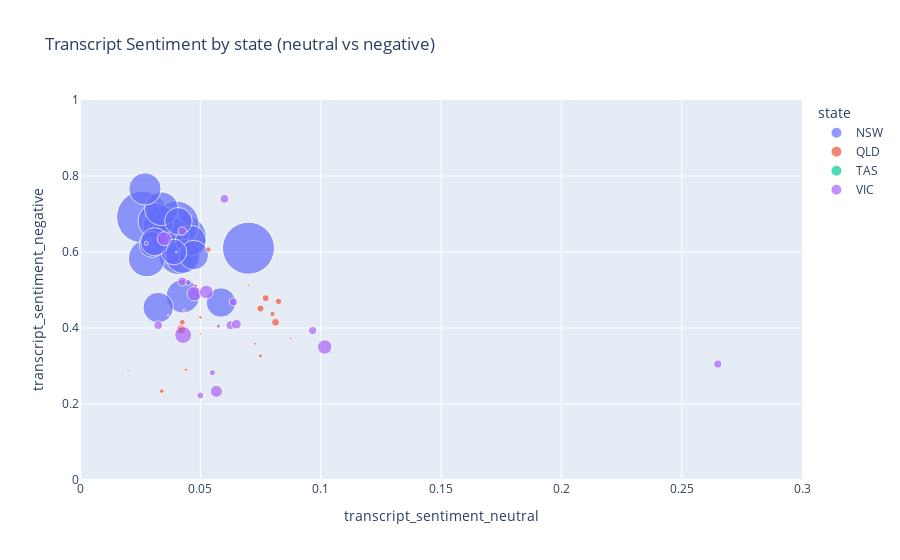

Notebook code cell kept with this figure:
### Code cell
fig = px.scatter(data, x = "transcript_sentiment_neutral", y = 'transcript_sentiment_negative', 
                 color = "state", size = "daily_newcase", size_max = 50, range_x=[0.0, 0.3], range_y=[0.0, 1.0],
                title = "Transcript Sentiment by state (neutral vs negative)")
fig.show()

### Figure 1 — Plotly figure (JSON) as saved in the notebook; plotly's stock layout.template omitted (floating-point values rounded to 4 significant figures)
{"data": [{"hovertemplate": "state=NSW<br>transcript_sentiment_neutral=%{x}<br>transcript_sentiment_negative=%{y}<br>daily_newcase=%{marker.size}<extra></extra>", "legendgroup": "NSW", "marker": {"color": "#636efa", "size": [1487, 1534, 1432, 1288, 1118, 1168, 1293, 1221, 1036, 885, 1034, 921, 755, 818, 830, 832, 646, 684, 634, 454, 480, 417, 467, 391, 347, 344, 360, 285, 268, 321, 291, 268, 234, 202, 209, 241], "sizemode": "area", "sizeref": 0.6136, "symbol": "circle"}, "mode": "markers", "name": "NSW", "orientation": "v", "showlegend": true, "type": "scatter", "x": [null, null, null, null, null, null, null, null, null, null, null, null, null, null, 0.026, 0.07, 0.04308, 0.03833, 0.04, 0.03417, 0.04091, 0.02778, 0.03727, 0.03154, 0.03385, 0.04273, 0.04273, 0.0325, 0.05857, 0.027, 0.046, 0.04727, 0.04091, 0.039, 0.03, 0.031], "xaxis": "x", "y": [null, null, null, null, null, null, null, null, null, null, null, null, null, null, 0.692, 0.61, 0.6369, 0.6542, 0.6744, 0.67, 0.5927, 0.5833, 0.6418, 0.6815, 0.7138, 0.4836, 0.5891, 0.4537, 0.4671, 0.766, 0.63, 0.5918, 0.6809, 0.6, 0.62, 0.627], "yaxis": "y"}, {"hovertemplate": "state=QLD<br>transcript_sentiment_neutral=%{x}<br>transcript_sentiment_negative=%{y}<br>daily_newcase=%{marker.size}<extra></extra>", "legendgroup": "QLD", "marker": {"color": "#EF553B", "size": [1, 2, 0, 2, 1, 0, 2, 1, 4, 1, 2, 0, 6, 2, 0, 2, 1, 0, 4, 2, 0, 1, 7, 8, 11, 4, 3, 5, 9, 13, 10, 27, 19, 16, 15, 9], "sizemode": "area", "sizeref": 0.6136, "symbol": "circle"}, "mode": "markers", "name": "QLD", "orientation": "v", "showlegend": true, "type": "scatter", "x": [null, null, null, null, null, null, 0.07, 0.0425, null, 0.048, 0.0875, 0.042, 0.048, 0.04333, 0.08833, 0.05, 0.03667, 0.04, 0.05, 0.02, 0.03286, 0.034, 0.034, 0.042, 0.0425, 0.044, 0.07286, 0.075, 0.08, 0.0825, 0.042, 0.042, 0.08125, 0.075, 0.07714, 0.05333], "xaxis": "x", "y": [null, null, null, null, null, null, 0.5117, 0.2925, null, 0.344, 0.3725, 0.432, 0.51, 0.4467, 0.4167, 0.384, 0.4333, 0.3267, 0.4283, 0.2875, 0.4886, 0.234, 0.234, 0.398, 0.415, 0.29, 0.3586, 0.3267, 0.4371, 0.47, 0.396, 0.396, 0.415, 0.4512, 0.4786, 0.6067], "yaxis": "y"}, {"hovertemplate": "state=TAS<br>transcript_sentiment_neutral=%{x}<br>transcript_sentiment_negative=%{y}<br>daily_newcase=%{marker.size}<extra></extra>", "legendgroup": "TAS", "marker": {"color": "#00cc96", "size": [0, 0, 0, 0, 0, 0, 0, 0, 0, 0, 0, 0, 0, 0, 0, 0, 0, 0, 0, 0, 0, 0, 0, 0, 0, 0, 0, 0, 0, 0, 0, 1, 0, 0, 0, 0], "sizemode": "area", "sizeref": 0.6136, "symbol": "circle"}, "mode": "markers", "name": "TAS", "orientation": "v", "showlegend": true, "type": "scatter", "x": [null, null, null, null, null, null, null, null, null, 0.105, null, null, null, null, null, null, 0.31, null, null, null, null, null, null, 0.09, null, 0.08667, null, 0.065, 0.105, 0.05, 0.07, 0.04, null, null, 0.04, null], "xaxis": "x", "y": [null, null, null, null, null, null, null, null, null, 0.31, null, null, null, null, null, null, 0.3867, null, null, null, null, null, null, 0.33, null, 0.48, null, 0.68, 0.505, 0.815, 0.62, 0.6, null, null, 0.645, null], "yaxis": "y"}, {"hovertemplate": "state=VIC<br>transcript_sentiment_neutral=%{x}<br>transcript_sentiment_negative=%{y}<br>daily_newcase=%{marker.size}<extra></extra>", "legendgroup": "VIC", "marker": {"color": "#ab63fa", "size": [183, 189, 208, 175, 119, 73, 72, 88, 64, 79, 79, 45, 48, 65, 65, 61, 56, 57, 24, 24, 22, 25, 21, 15, 23, 20, 20, 11, 12, 29, 6, 6, 1, 5, 2, 4], "sizemode": "area", "sizeref": 0.6136, "symbol": "circle"}, "mode": "markers", "name": "VIC", "orientation": "v", "showlegend": true, "type": "scatter", "x": [null, null, null, null, null, null, null, 0.04286, null, null, null, 0.05667, null, 0.0475, 0.1017, 0.035, null, 0.0525, 0.0625, 0.06, 0.0425, 0.0425, 0.09667, 0.05, 0.0325, 0.06375, 0.265, 0.045, 0.055, 0.065, null, 0.0575, 0.04667, 0.0275, null, null], "xaxis": "x", "y": [null, null, null, null, null, null, null, 0.3814, null, null, null, 0.2333, null, 0.49, 0.35, 0.635, null, 0.495, 0.4075, 0.74, 0.655, 0.5225, 0.3933, 0.2225, 0.4075, 0.4688, 0.305, 0.52, 0.2825, 0.41, null, 0.405, 0.4333, 0.6225, null, null], "yaxis": "y"}], "layout": {"legend": {"itemsizing": "constant", "title": {"text": "state"}, "tracegroupgap": 0}, "title": {"text": "Transcript Sentiment by state (neutral vs negative)"}, "xaxis": {"anchor": "y", "domain": [0, 1], "range": [0, 0.3], "title": {"text": "transcript_sentiment_neutral"}}, "yaxis": {"anchor": "x", "domain": [0, 1], "range": [0, 1], "title": {"text": "transcript_sentiment_negative"}}}}
